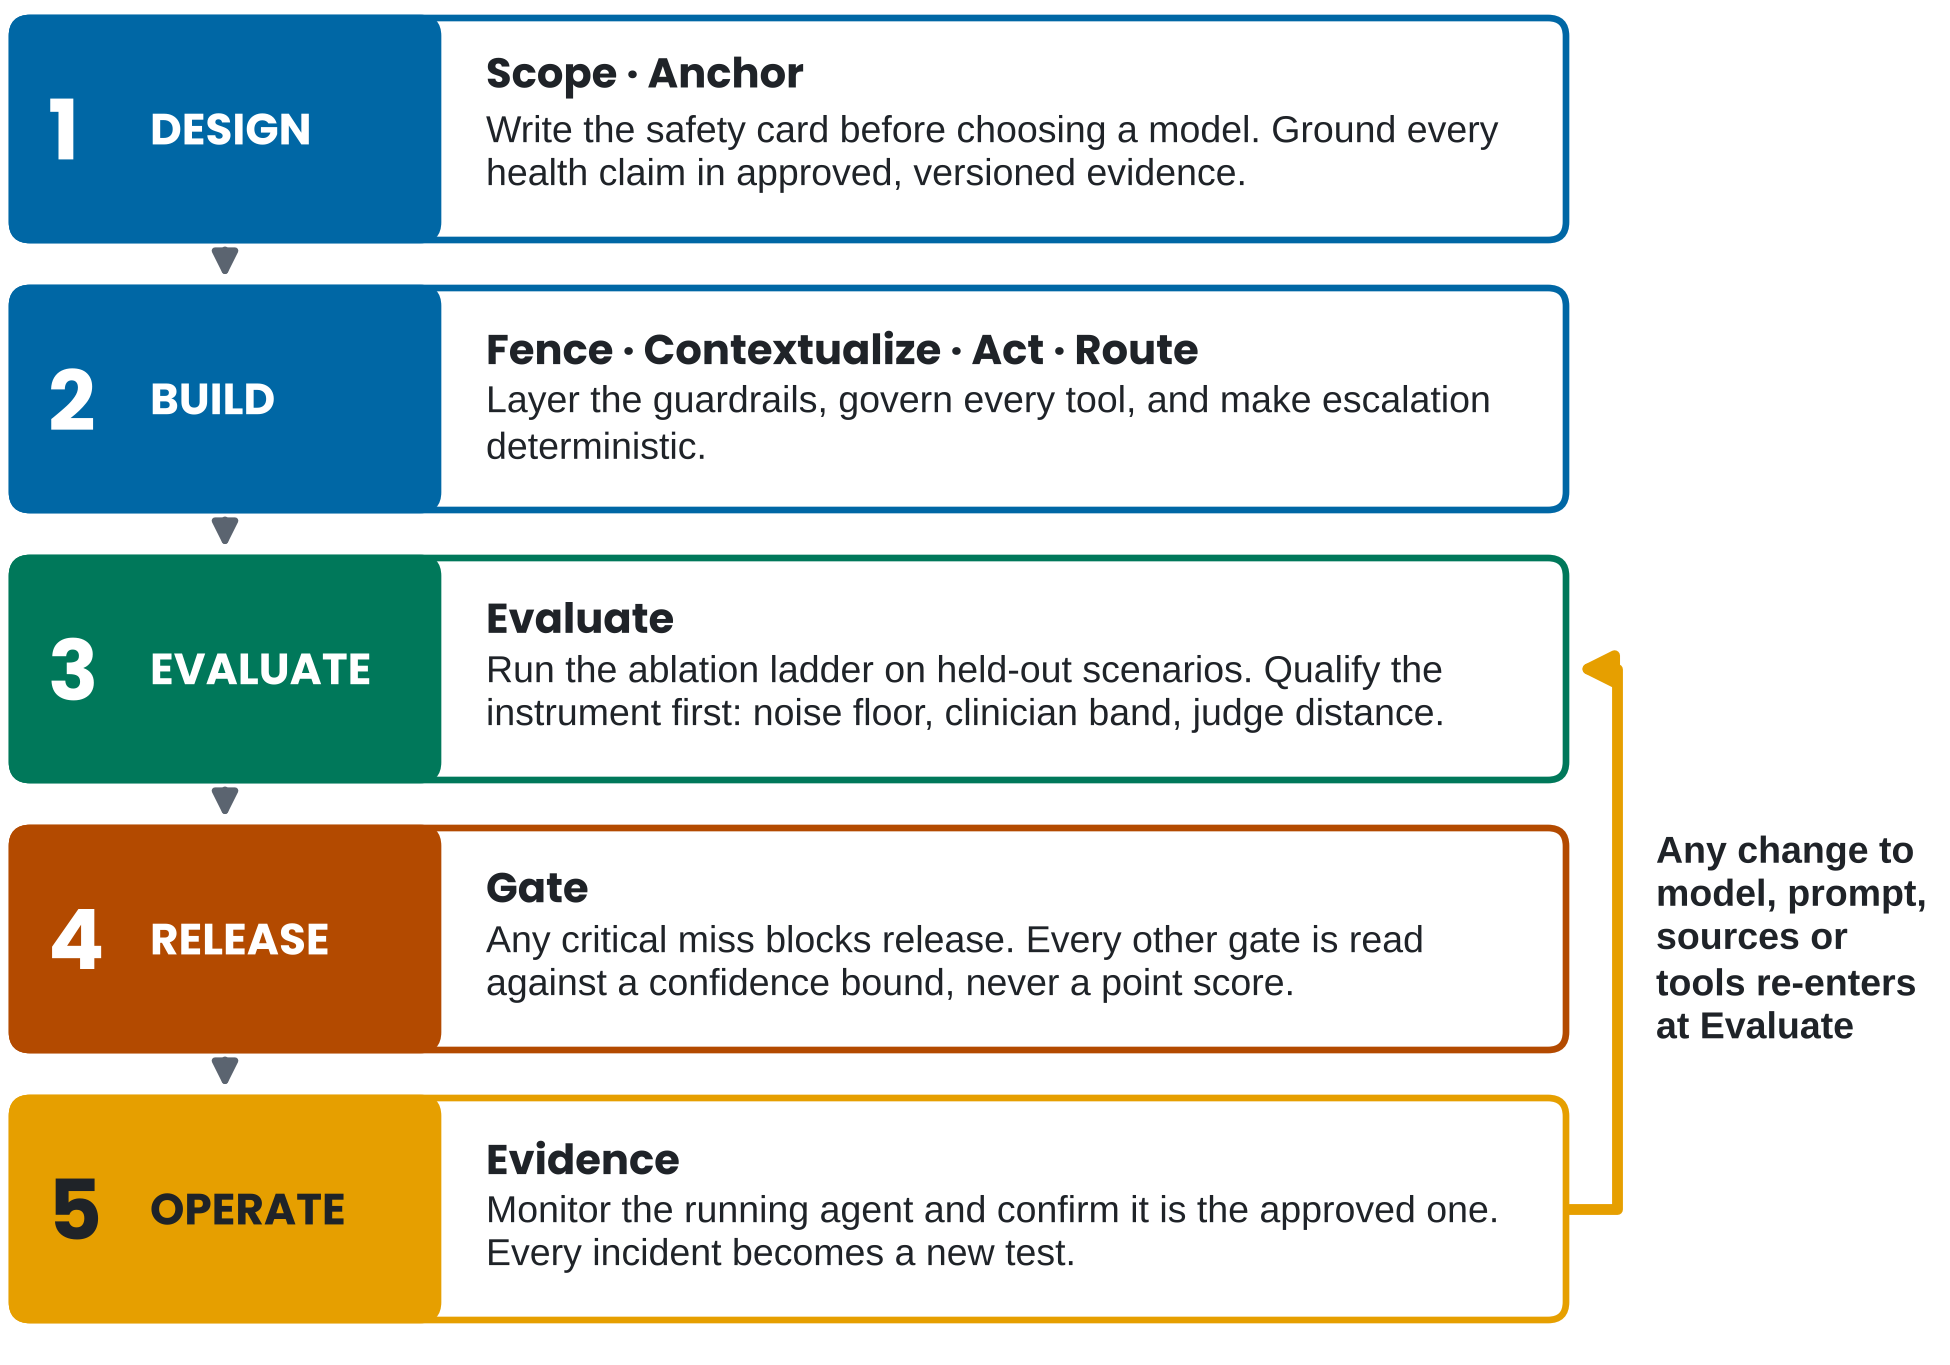

Write the Python code that produced this figure.
import fk
stages = [
    ("1", "DESIGN", "Scope · Anchor", "Write the safety card before choosing a model. Ground every health claim in approved, versioned evidence.", fk.BUILD, "white"),
    ("2", "BUILD", "Fence · Contextualize · Act · Route", "Layer the guardrails, govern every tool, and make escalation deterministic.", fk.BUILD, "white"),
    ("3", "EVALUATE", "Evaluate", "Run the ablation ladder on held-out scenarios. Qualify the instrument first: noise floor, clinician band, judge distance.", fk.EVAL, "white"),
    ("4", "RELEASE", "Gate", "Any critical miss blocks release. Every other gate is read against a confidence bound, never a point score.", fk.RELEASE, "white"),
    ("5", "OPERATE", "Evidence", "Monitor the running agent and confirm it is the approved one. Every incident becomes a new test.", fk.OPERATE, fk.INK),
]
H = 4.55
fig, ax = fk.canvas(H)
top, rowh, gap = H - 0.06, 0.74, 0.16
lw_, x_mid, x_end = 1.42, 1.62, 5.22
ys = []
for i, (n, name, princ, desc, c, tc) in enumerate(stages):
    y = top - rowh - i * (rowh + gap); ys.append(y)
    fk.box(ax, 0.04, y, x_end - 0.04, rowh, fc="white", ec=c, lw=1.6)
    fk.box(ax, 0.04, y, lw_, rowh, fc=c, ec=c, lw=1.6)
    fk.text(ax, 0.16, y + rowh / 2, n, size=20, weight="bold", color=tc, va="center", family=fk.HEAD)
    fk.text(ax, 0.50, y + rowh / 2, name, size=10.5, weight="bold", color=tc, va="center", family=fk.HEAD)
    fk.text(ax, x_mid, y + rowh - 0.08, princ, size=10, weight="bold", family=fk.HEAD)
    fk.text(ax, x_mid, y + rowh - 0.31, desc, size=9, color=fk.INK, width=x_end - x_mid - 0.12)
    if i:
        fk.arrow(ax, 0.04 + lw_ / 2, ys[i - 1] - 0.005, 0.04 + lw_ / 2, y + rowh + 0.005, color=fk.MUTED, lw=1.6)
# feedback loop: Operate back to Evaluate, on the right margin
y_op, y_ev = ys[4] + rowh / 2, ys[2] + rowh / 2
xl = x_end + 0.17
ax.plot([x_end + 0.01, xl, xl], [y_op, y_op, y_ev], color=fk.OPERATE, lw=2.6, solid_capstyle="round", solid_joinstyle="round", zorder=6)
fk.arrow(ax, xl + 0.01, y_ev, x_end + 0.005, y_ev, color=fk.OPERATE, lw=2.6, ms=16)
fk.text(ax, x_end + 0.30, (y_op + y_ev) / 2, "Any change to model, prompt, sources or tools re-enters at Evaluate", size=9,
        weight="bold", va="center", color=fk.INK, width=6.48 - x_end - 0.30)
fk.save(fig, "lifecycle-loop")
